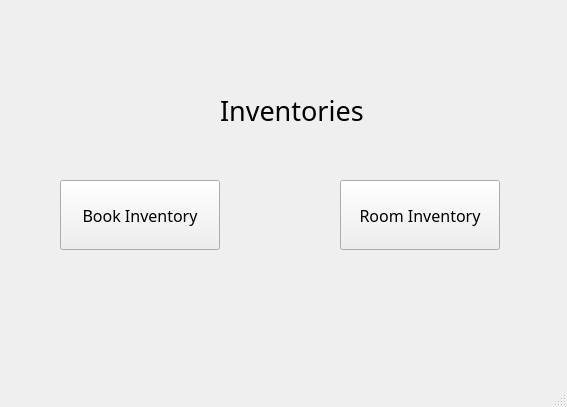
<?xml version="1.0" encoding="UTF-8"?>
<ui version="4.0">
 <class>AdminLibrarian</class>
 <widget class="QMainWindow" name="AdminLibrarian">
  <property name="geometry">
   <rect>
    <x>0</x>
    <y>0</y>
    <width>567</width>
    <height>407</height>
   </rect>
  </property>
  <property name="windowTitle">
   <string>MainWindow</string>
  </property>
  <widget class="QWidget" name="centralwidget">
   <widget class="QPushButton" name="Inventory_Button">
    <property name="geometry">
     <rect>
      <x>60</x>
      <y>180</y>
      <width>160</width>
      <height>70</height>
     </rect>
    </property>
    <property name="font">
     <font>
      <family>Arial Rounded MT Bold</family>
      <pointsize>12</pointsize>
     </font>
    </property>
    <property name="cursor">
     <cursorShape>PointingHandCursor</cursorShape>
    </property>
    <property name="text">
     <string>Book Inventory</string>
    </property>
   </widget>
   <widget class="QPushButton" name="Members_Button">
    <property name="geometry">
     <rect>
      <x>340</x>
      <y>180</y>
      <width>160</width>
      <height>70</height>
     </rect>
    </property>
    <property name="font">
     <font>
      <family>Arial Rounded MT Bold</family>
      <pointsize>12</pointsize>
     </font>
    </property>
    <property name="cursor">
     <cursorShape>PointingHandCursor</cursorShape>
    </property>
    <property name="text">
     <string>Room Inventory</string>
    </property>
   </widget>
   <widget class="QLabel" name="label">
    <property name="geometry">
     <rect>
      <x>220</x>
      <y>60</y>
      <width>240</width>
      <height>100</height>
     </rect>
    </property>
    <property name="font">
     <font>
      <family>Arial Rounded MT Bold</family>
      <pointsize>20</pointsize>
     </font>
    </property>
    <property name="text">
     <string>Inventories</string>
    </property>
   </widget>
  </widget>
  <widget class="QMenuBar" name="menubar">
   <property name="geometry">
    <rect>
     <x>0</x>
     <y>0</y>
     <width>567</width>
     <height>18</height>
    </rect>
   </property>
  </widget>
  <widget class="QStatusBar" name="statusbar"/>
 </widget>
 <resources/>
 <connections/>
</ui>
